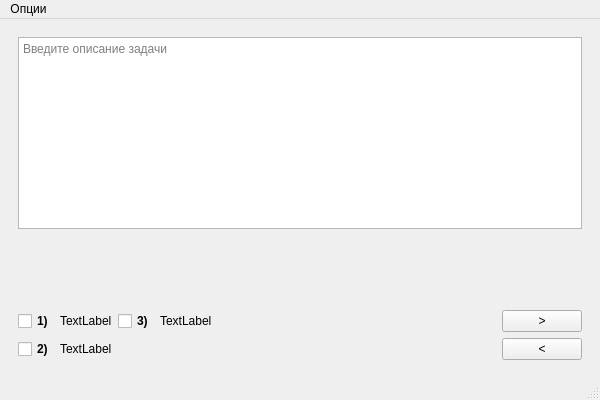
<?xml version="1.0" encoding="UTF-8"?>
<ui version="4.0">
 <class>MainWindow</class>
 <widget class="QMainWindow" name="MainWindow">
  <property name="geometry">
   <rect>
    <x>0</x>
    <y>0</y>
    <width>600</width>
    <height>400</height>
   </rect>
  </property>
  <property name="sizePolicy">
   <sizepolicy hsizetype="MinimumExpanding" vsizetype="MinimumExpanding">
    <horstretch>0</horstretch>
    <verstretch>0</verstretch>
   </sizepolicy>
  </property>
  <property name="minimumSize">
   <size>
    <width>600</width>
    <height>400</height>
   </size>
  </property>
  <property name="windowTitle">
   <string/>
  </property>
  <widget class="QWidget" name="centralwidget">
   <layout class="QVBoxLayout" name="verticalLayout">
    <item>
     <widget class="QWidget" name="widget" native="true">
      <layout class="QVBoxLayout" name="verticalLayout_2">
       <item>
        <widget class="QTextEdit" name="desc_edit">
         <property name="documentTitle">
          <string/>
         </property>
         <property name="undoRedoEnabled">
          <bool>true</bool>
         </property>
         <property name="html">
          <string>&lt;!DOCTYPE HTML PUBLIC &quot;-//W3C//DTD HTML 4.0//EN&quot; &quot;http://www.w3.org/TR/REC-html40/strict.dtd&quot;&gt;
&lt;html&gt;&lt;head&gt;&lt;meta name=&quot;qrichtext&quot; content=&quot;1&quot; /&gt;&lt;style type=&quot;text/css&quot;&gt;
p, li { white-space: pre-wrap; }
&lt;/style&gt;&lt;/head&gt;&lt;body style=&quot; font-family:'MS Shell Dlg 2'; font-size:8.25pt; font-weight:400; font-style:normal;&quot;&gt;
&lt;p style=&quot;-qt-paragraph-type:empty; margin-top:0px; margin-bottom:0px; margin-left:0px; margin-right:0px; -qt-block-indent:0; text-indent:0px;&quot;&gt;&lt;br /&gt;&lt;/p&gt;&lt;/body&gt;&lt;/html&gt;</string>
         </property>
         <property name="acceptRichText">
          <bool>false</bool>
         </property>
         <property name="placeholderText">
          <string>Введите описание задачи</string>
         </property>
        </widget>
       </item>
       <item>
        <spacer name="verticalSpacer">
         <property name="orientation">
          <enum>Qt::Vertical</enum>
         </property>
         <property name="sizeHint" stdset="0">
          <size>
           <width>20</width>
           <height>40</height>
          </size>
         </property>
        </spacer>
       </item>
       <item>
        <layout class="QGridLayout" name="gridLayout">
         <item row="0" column="1">
          <widget class="QLabel" name="q1">
           <property name="text">
            <string>TextLabel</string>
           </property>
          </widget>
         </item>
         <item row="0" column="2">
          <widget class="QCheckBox" name="checkBox_3">
           <property name="font">
            <font>
             <weight>75</weight>
             <bold>true</bold>
            </font>
           </property>
           <property name="text">
            <string>3)</string>
           </property>
           <property name="checkable">
            <bool>true</bool>
           </property>
           <attribute name="buttonGroup">
            <string notr="true">buttonGroup</string>
           </attribute>
          </widget>
         </item>
         <item row="1" column="0">
          <widget class="QCheckBox" name="checkBox_2">
           <property name="font">
            <font>
             <weight>75</weight>
             <bold>true</bold>
            </font>
           </property>
           <property name="text">
            <string>2)</string>
           </property>
           <property name="checkable">
            <bool>true</bool>
           </property>
           <attribute name="buttonGroup">
            <string notr="true">buttonGroup</string>
           </attribute>
          </widget>
         </item>
         <item row="0" column="5">
          <widget class="QPushButton" name="forward_btn">
           <property name="text">
            <string>&gt;</string>
           </property>
          </widget>
         </item>
         <item row="0" column="0">
          <widget class="QCheckBox" name="checkBox_1">
           <property name="font">
            <font>
             <weight>75</weight>
             <bold>true</bold>
            </font>
           </property>
           <property name="text">
            <string>1)</string>
           </property>
           <property name="checkable">
            <bool>true</bool>
           </property>
           <attribute name="buttonGroup">
            <string notr="true">buttonGroup</string>
           </attribute>
          </widget>
         </item>
         <item row="1" column="5">
          <widget class="QPushButton" name="back_btn">
           <property name="text">
            <string>&lt;</string>
           </property>
          </widget>
         </item>
         <item row="1" column="1">
          <widget class="QLabel" name="q2">
           <property name="text">
            <string>TextLabel</string>
           </property>
          </widget>
         </item>
         <item row="0" column="3">
          <widget class="QLabel" name="q3">
           <property name="text">
            <string>TextLabel</string>
           </property>
          </widget>
         </item>
         <item row="0" column="4">
          <spacer name="horizontalSpacer">
           <property name="orientation">
            <enum>Qt::Horizontal</enum>
           </property>
           <property name="sizeHint" stdset="0">
            <size>
             <width>40</width>
             <height>20</height>
            </size>
           </property>
          </spacer>
         </item>
        </layout>
       </item>
      </layout>
     </widget>
    </item>
   </layout>
  </widget>
  <widget class="QMenuBar" name="menubar">
   <property name="geometry">
    <rect>
     <x>0</x>
     <y>0</y>
     <width>600</width>
     <height>21</height>
    </rect>
   </property>
   <widget class="QMenu" name="menu">
    <property name="title">
     <string>Опции</string>
    </property>
    <addaction name="exit_action"/>
   </widget>
   <addaction name="menu"/>
  </widget>
  <widget class="QStatusBar" name="statusbar"/>
  <action name="delete_action">
   <property name="text">
    <string>Удалить задачу</string>
   </property>
  </action>
  <action name="exit_action">
   <property name="text">
    <string>Прервать тестирование</string>
   </property>
  </action>
  <action name="create_multi">
   <property name="text">
    <string>Несколько ответов</string>
   </property>
  </action>
  <action name="create_single">
   <property name="text">
    <string>Один ответ</string>
   </property>
  </action>
  <action name="save_action">
   <property name="text">
    <string>Сохранить</string>
   </property>
  </action>
 </widget>
 <resources/>
 <connections/>
 <buttongroups>
  <buttongroup name="buttonGroup"/>
 </buttongroups>
</ui>
